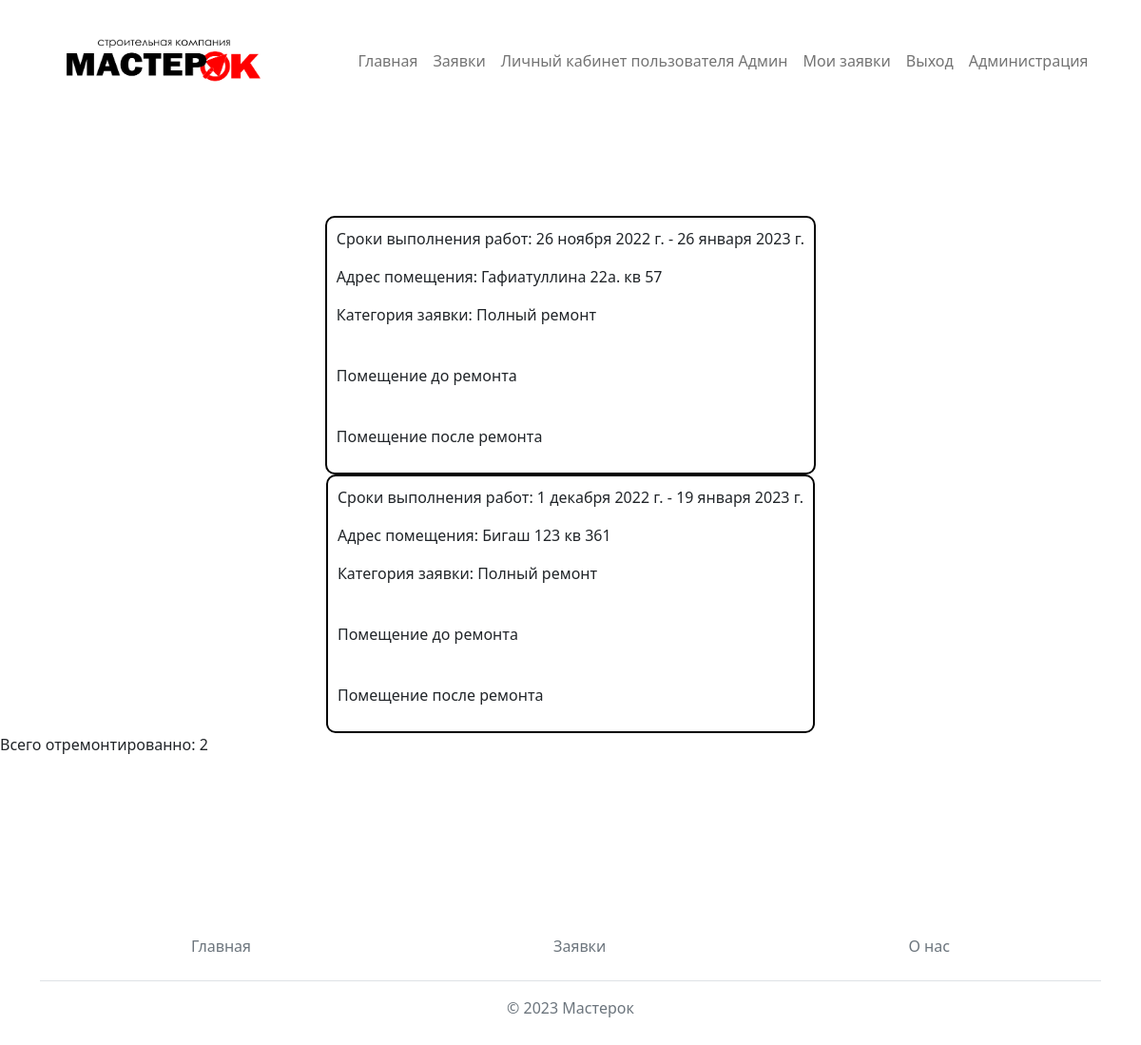
The app's page / (signed in) with its own data.
### firstapp/models.py (models this page shows, shortened)
class Order(models.Model):
    adress = models.CharField(max_length=50, verbose_name="Введите адрес заказчика")
    title = models.TextField(verbose_name="Описние заявки")
    max_price = models.FloatField(verbose_name="Максимальная сумма")
    end_price = models.FloatField(verbose_name="Согласованная цена", null=True, blank=True)
    status = models.ForeignKey('Status', on_delete=models.SET_DEFAULT, default=0)
    category = models.ForeignKey('Category', on_delete=models.CASCADE)
    user = models.ForeignKey('Person', on_delete=models.CASCADE)
    do_remont = models.ImageField(upload_to='images/', default='images/def.jpg')
    posle_remont = models.ImageField(upload_to='images/', default='images/def.jpg', null=True, blank=True   )
    time_do = models.DateField(default=timezone.now)
    time_posle = models.DateField(blank=True, null=True)
    class Meta:
        ordering = ('-time_posle',)

class Category(models.Model):
    name = models.CharField(max_length=20, verbose_name="Наименование категории")
    def __str__(self):
        return self.name

### firstapp/views.py (the view)
# urls.py: path('', views.main, name="main"),
def main(request):
    model = Order
    count = model.objects.filter(status__exact = 3).count()
    orders = model.objects.filter(status__exact = 3)
    users = Person.objects.all()
    return render(request, 'base_generic.html', context={
        'count':count,
        'users':users,
        'orders': orders,
    })

### firstapp/templates/base_generic.html (shortened to what this page needs)
{% load static %}
<!DOCTYPE html>
<html lang="ru">
<head>
    <link href="https://cdn.jsdelivr.net/npm/bootstrap@5.2.3/dist/css/bootstrap.min.css" rel="stylesheet"
>
    <link rel="stylesheet" href="{% static 'css/style.css' %}">
</head>
<body>
<nav class="navbar navbar-expand-lg ">
    <div class="container-fluid navig">
        <div class="collapse navbar-collapse" id="navbarText">
            <img src="{% static 'images/logo.jpg' %}" class="logotip">
            <ul class="navbar-nav me-auto mb-2 mb-lg-0" id="ulik">
                <li class="nav-item">
                    <a class="nav-link" aria-current="page" href="{% url 'main' %}">Главная</a>
                </li>
                <li class="nav-item">
                    <a class="nav-link " href="#">Заявки</a>
                </li>
                {% if user.is_authenticated %}
                <a class="nav-link" href="{% url 'user_page' %}">Личный кабинет пользователя {{ user.first_name }}</a>
                <li>
                    <a class="nav-link" href="">Мои заявки</a>
                </li>
                <li>
                    <a class="nav-link" href="{% url 'logout' %}">Выход</a>
                </li>
                {% if user.is_staff %}
                <li>
                    <a class="nav-link" href="admin/">Администрация</a>
                </li>
                {% endif %}
                {% else %}
                <li>
                    <a class="nav-link" href="{% url 'login' %}">Войти</a>
                </li>
                {% endif %}
            </ul>
        </div>
    </div>
</nav>
<div class="main">
    {% block content %}
       <div class="counter">
    {% for orderss in orders %}
        <div class="counter_box">
            <div class="box_content">
                <div class="box">
                    <p>Сроки выполнения работ: {{orderss.time_do}} - {{orderss.time_posle}}</p>
                </div>
                <div class="box">
                    <p>Адрес помещения: {{orderss.adress}}</p>
                </div>
                <div class="box">
                    <p>Категория заявки: {{orderss.category}}</p>
                </div>
                <div class="box">
                    <p>Помещение до ремонта</p>
                </div>
                <div class="box">
                    <p>Помещение после ремонта</p>
                </div>
            </div>
        </div>
    {% endfor %}
           </div>
    <div class="schet">
        <div class="schet_box">
            <p>Всего отремонтированно: {{count}}</p>
        </div>
    </div>
    {% endblock %}
</div>
<div class="container  mt-5">
    <footer class="py-3 my-4">
        <ul class="nav justify-content-center border-bottom pb-3 mb-3">
            <li class="nav-item"><a href="#" class="nav-link px-2 text-muted">Главная</a></li>
            <li class="nav-item"><a href="#" class="nav-link px-2 text-muted">Заявки</a></li>
            <li class="nav-item"><a href="#" class="nav-link px-2 text-muted">О нас</a></li>
        </ul>
        <p class="text-center text-muted">© 2023 Мастерок</p>
    </footer>
</div>

### firstapp/static/css/style.css (style rules this page uses)
* { margin: 0 auto; }
.logotip { width:250px; }
.main { padding: 100px 0; max-width: 1200px; }
.counter_box { border: 2px solid black; border-radius: 10px; padding 10px; width: fit-content; height: fit-content; }
.counter_box .box_content { padding: 10px; }

### records on screen
Order: time_do "26 ноября 2022 г.", time_posle "26 января 2023 г.", adress "Гафиатуллина 22а. кв 57", category "Полный ремонт"
Order: time_do "1 декабря 2022 г.", time_posle "19 января 2023 г.", adress "Бигаш 123 кв 361", category "Полный ремонт"

### other values on screen
{{ user.first_name }} "Админ"
{{ count }} "2"
